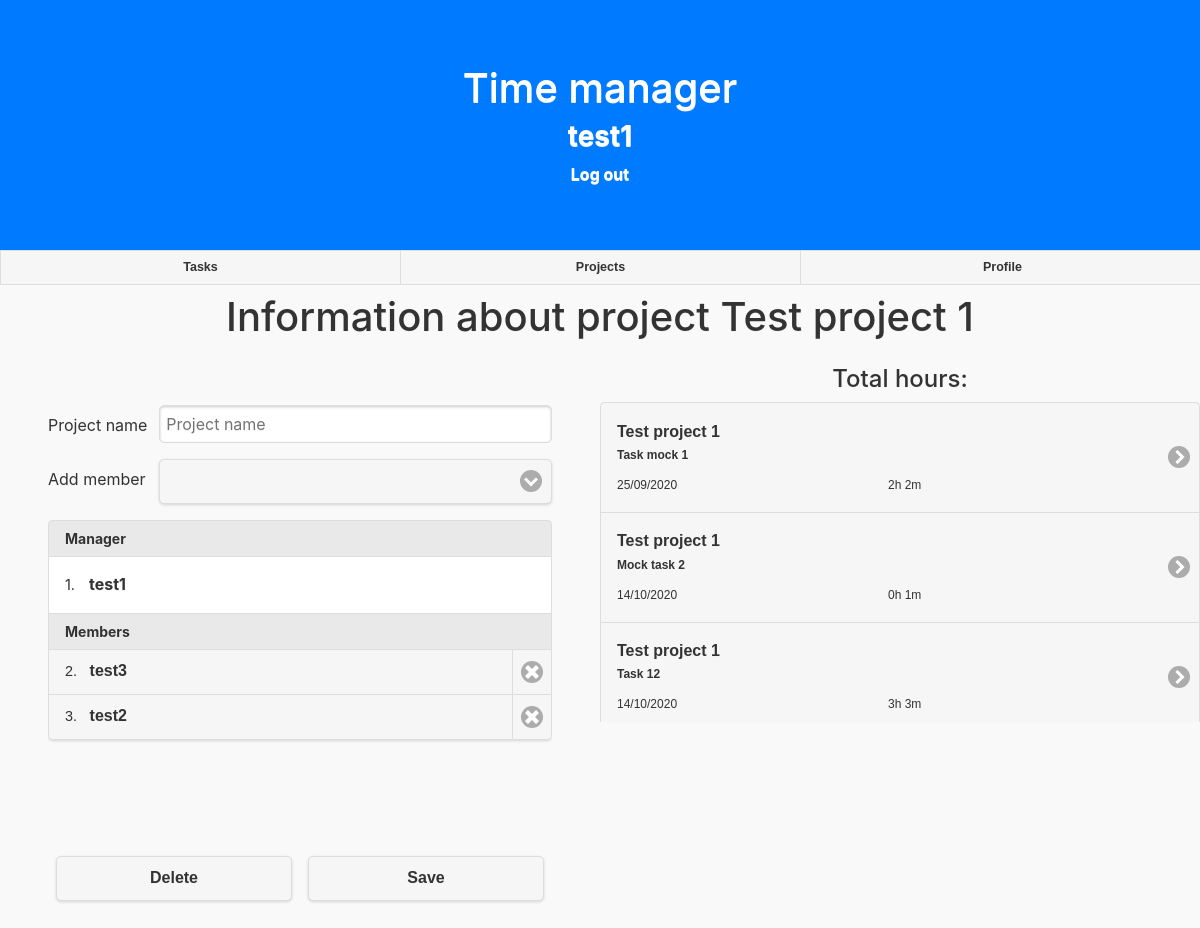
/edit_project/30 (signed in), run on the app's committed database.
### timetracker/models.py (models this page shows)
class User(AbstractUser):
    name=models.CharField(max_length=128,default='')
    surname=models.CharField(max_length=128,default='')
    pass

class UserProjects(models.Model):
    manager=models.BooleanField(default=False)
    project=models.ForeignKey(Project, on_delete=models.CASCADE)
    worker=models.ForeignKey(User, on_delete=models.CASCADE)
    activated=models.BooleanField(default=True)

class Project(models.Model):
    manager=models.ForeignKey(User, on_delete=models.CASCADE)
    name=models.CharField(max_length=128)

class Task(models.Model):
    task_content=models.CharField(max_length=128)
    project=models.ForeignKey(UserProjects,on_delete=models.CASCADE)
    date=models.DateTimeField(null=True)
    minutes=models.IntegerField(null=True)

### timetracker/views.py (the view)
# urls.py: path("edit_project/<int:project_id>",views.edit_project,name="edit_project"),
def edit_project(request,project_id):
    if request.user.is_authenticated and UserProjects.objects.filter(worker=request.user,project__id=project_id).exists():
        project=UserProjects.objects.get(worker=request.user,project__id=project_id)
        workers=UserProjects.objects.filter(project__id=project_id).exclude(worker=request.user)
        users=User.objects.exclude(username=request.user.username)
        if project.manager:
            tasks=Task.objects.filter(project__project__id=project_id).order_by("date")
        else:
            tasks=Task.objects.filter(project__worker=request.user,project__project__id=project_id).order_by("date")
        for task in tasks:
            if task.date:
                task.date=task.date.strftime("%d/%m/%Y")
            if task.minutes:
                task.time_used=str(int(task.minutes/60))+"h "+str(int(task.minutes%60))+"m"
        workers_list_compare=[]
        for worker in workers:
            workers_list_compare.append(worker.worker)
        final_users=[]
        for user in users:
            if user in workers_list_compare:
                user.disabled=True
            final_users.append(user)
        return render(request,"timetracker/editProject.html",{
            "project":project,
            "manager":project.manager,
            "users":final_users,
            "workers":workers,
            "tasks":tasks
        })
    elif request.user.is_authenticated:
        return HttpResponseRedirect(reverse("project"))
    else:
        return HttpResponseRedirect(reverse("login"))

### timetracker/templates/timetracker/editProject.html (shortened to what this page needs)
{% extends "timetracker/layout.html" %} {% load static %}{% block body %}
<h1 class="text-center p-2">Information about project {{ project.project.name}}</h1>
<div class="ui-grid-a">
    <div class="ui-block-a">
        {% include 'timetracker/forms/form_project.html' %}
    </div>
    <div class="ui-block-b">
        {% include 'timetracker/lists/list_tasks.html' %}
    </div>
</div>
{% endblock %}

### timetracker/templates/timetracker/layout.html (shortened to what this page needs)
{% load static %}
<!DOCTYPE html>
<html lang="es">
<head>
    <link type="text/css" href="{% static 'timetracker/styles.css' %}" rel="stylesheet">
    <link type="text/css" href="{% static 'timetracker/jquery.mobile-1.4.5/jquery.mobile-1.4.5.min.css' %}" rel="stylesheet">
    <link type="text/css" href="{% static 'timetracker/jquery.mobile-1.4.5/jquery.mobile.icons-1.4.5.min.css' %}" rel="stylesheet">
    <link type="text/css" href="{% static 'timetracker/bootstrap.min.css' %}" rel="stylesheet">
</head>
<body>
    <div data-role="page">
        <div class="jumbotron text-white bg-primary m-0 rounded-0">
            <h1 class="text-center " onclick="window.open('index','_top')"> Time manager</h1>
            {% if user.is_authenticated%}
            <h3 class="text-center text-white"><a class="text-white" href="#"> {{request.user}}</a></h3>
            <div class="text-center text-white">
                <a class="text-white" href="{% url 'logout' %}" target="_top"> Log out</a>
            </div>
            {% else%} {% if not login%}
            <div class="text-center text-white">
                <a class="mr-5 text-white" href="{% url 'login' %}" target="_top"> Log in</a>
                <a class="text-white" href="{% url 'register' %}" target="_top"> Register</a>
            </div>{%endif%}{%endif%}
        </div>
        {% if not login%}
        <div data-role="navbar" class="ui-content p-0">
            <ul>
                <li><a href="{% url 'index' %}" target="_top">Tasks</a></li>
                <li><a href="{% url 'project' %}" target="_top">Projects</a></li>
                <li><a href="{% url 'profile' %}" target="_top">Profile</a></li>
            </ul>
        </div>
        {%endif%} {% block body %} {% endblock %}
</body>
</html>

### timetracker/templates/timetracker/forms/form_project.html (shortened to what this page needs)
<div class="m-5">
    <form method="post">
        <div class="form-group ">
            <div class="ui-field-contain">
                <label class="text-left">Project name</label>
                <input id="project_name" type="text" placeholder="Project name">
            </div>
        </div>
        <div class="form-group">
            <div class="ui-field-contain">
                <label class="text-left">Add member</label>
            </div>
        </div>
        <div class="tasks_done">
            <ol id="project_members" data-role="listview" data-inset="true">
                <li data-role="list-divider">Manager</li>
                {% if project %}
                <li data-icon="delete" style="font-weight: bold;" data-manager="true">
                    <h1>{{ project.project.manager}} </h1>
                </li>
                {%else%}
                <li data-icon="delete" style="font-weight: bold;" data-manager="true">
                    <h1>{{request.user}}</h1>
                </li>
                {%endif%}
                <li data-role="list-divider">Members</li>
                {% if project %} {% for worker in workers%} {% if project.project.manager == request.user %}
                <li class="ui-li-has-alt ui-last-child">
                    {%endif%}
                    <a class="ui-btn">
                        {{ worker.worker.username}}
                    </a>{% if project.project.manager == request.user %}
                    <a class="ui-icon-delete ui-btn ui-btn-icon-notext ui-icon-carat-r" data-member="option-{{ worker.worker.username}}" onclick="delete_member();">
                    </a>
                    {%endif%}
                </li> {%endfor%} {%endif%}
            </ol>
        </div>
    </form>
    <div class="ui-grid-a">
        {%if project%} {%if project.project.manager == request.user%}
        <div class="ui-block-a p-2 ">
            <button type="button" data-projectid="{{project.project.id}}" onclick="editProject();" data-option="delete">Delete</button>
        </div>
        <div class="ui-block-b p-2 ">
            <button type="button" data-projectid="{{project.project.id}}" onclick="editProject();" data-option="save">Save</button>
        </div>
        {%endif%} {%else%}
        <button type="button" onclick="saveProject();" data-option="save">Save</button> {%endif%}
    </div>
</div>

### timetracker/templates/timetracker/lists/list_tasks.html (shortened to what this page needs)
<h4 class="text-center m-2">
    Total hours:
</h4>
<div class="tasks_done">
    <ul data-role="listview" data-split-icon="gear" data-split-theme="a" data-inset="true" id="listview_tasks">
        {% for task in tasks%}
        <li>
            <a href="/edit_task/{{task.id}}">
                <h1>{{task.project.project.name}}</h1>
                <p><strong>{{task.task_content}}</strong></p>
                <div class="ui-grid-a">
                    <div class="ui-block-a">
                        <p>{{task.date}}</p>
                    </div>
                    <div class="ui-block-b ">
                        <p>{{task.time_used}}</p>
                    </div>
                </div>
            </a>
        </li>
        {% endfor %}
    </ul>
</div>
</div>

### timetracker/static/timetracker/styles.css (style rules this page uses)
.ui-content { padding: 0%; }
.tasks_done { height: 40vh; overflow: scroll; }

### data on the page
User: user "test1"
UserProjects: project.name "Test project 1", project.manager "test1"
UserProjects: worker.username "test3"
UserProjects: worker.username "test2"
Task: project.project.name "Test project 1", task_content "Task mock 1", date "25/09/2020", time_used "2h 2m"
Task: project.project.name "Test project 1", task_content "Mock task 2", date "14/10/2020", time_used "0h 1m"
Task: project.project.name "Test project 1", task_content "Task 12", date "14/10/2020", time_used "3h 3m"
